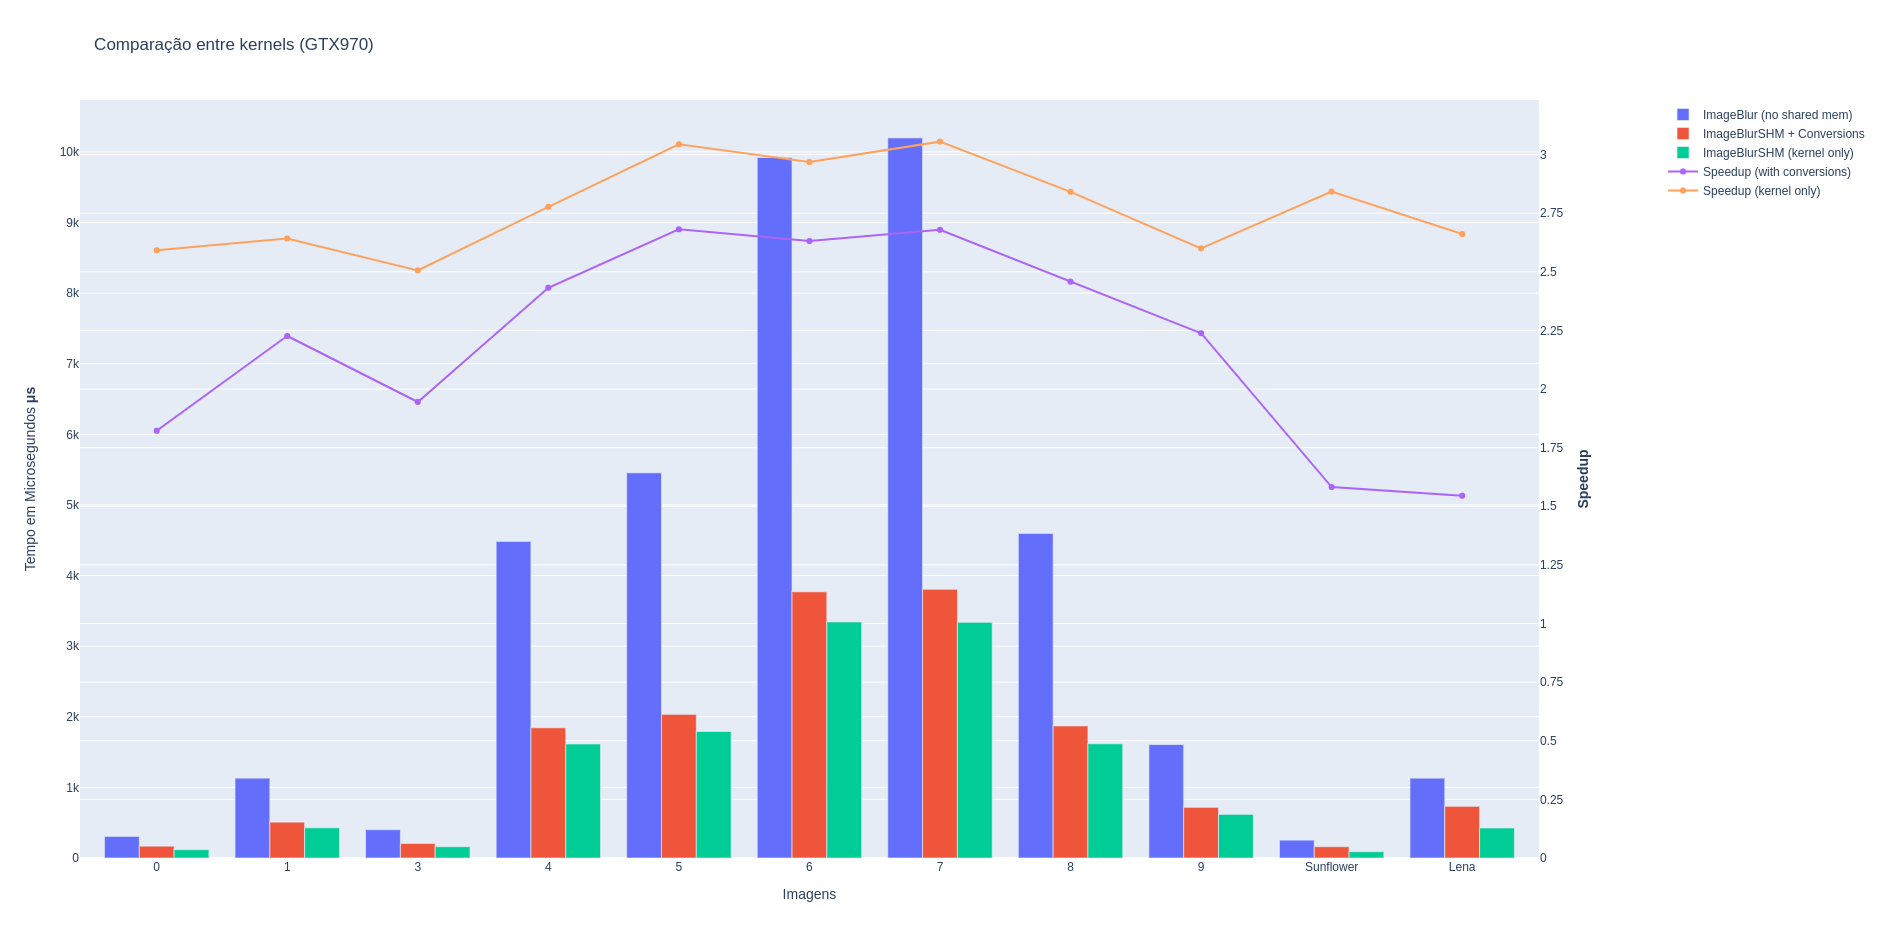

Write Python code to recreate this figure.
import plotly.graph_objects as go
from plotly.subplots import make_subplots

# Create figure with secondary y-axis
fig = make_subplots(specs=[[{"secondary_y": True}]])

# Add traces
fig.add_trace(
    go.Bar(
        x=["0","1","3","4","5","6","7","8","9","Sunflower","Lena"], 
        y=[305.920, 1131.008, 400.896, 4483.840, 5455.104, 9920.768, 10198.016, 4596.992, 1606.912, 253.184, 1130.752], 
        name="ImageBlur (no shared mem)"),
        secondary_y=False,
)

fig.add_trace(
    go.Bar(
        x=["0","1","3","4","5","6","7","8","9","Sunflower","Lena"], 
        y=[167.936, 508.160, 206.080, 1843.968, 2034.944, 3770.112, 3805.952, 1870.080, 718.080, 160.000, 731.904], 
        name="ImageBlurSHM + Conversions"),
        secondary_y=False,
)

fig.add_trace(
    go.Bar(
        x=["0","1","3","4","5","6","7","8","9","Sunflower","Lena"], 
        y=[118.016, 428.032, 160.000, 1614.848, 1792.000, 3343.104, 3337.984, 1617.920, 617.984, 89.088, 424.960], 
        name="ImageBlurSHM (kernel only)"),
        secondary_y=False,
)

fig.add_trace(
    go.Scatter(x=["0","1","3","4","5","6","7","8","9","Sunflower","Lena"], 
    y=[1.822, 2.226, 1.945, 2.432, 2.681, 2.631, 2.679, 2.458, 2.238, 1.582, 1.545], 
    name="Speedup (with conversions)"),
    secondary_y=True,
)

fig.add_trace(
    go.Scatter(x=["0","1","3","4","5","6","7","8","9","Sunflower","Lena"], 
    y=[2.592, 2.642, 2.506, 2.777, 3.044, 2.968, 3.055, 2.841, 2.600, 2.842, 2.661], 
    name="Speedup (kernel only)"),
    secondary_y=True,
)

# Add figure title
fig.update_layout(
    title_text="Comparação entre kernels (GTX970)",
)

# Set x-axis title
fig.update_xaxes(
    title_text="Imagens",
    type='category'
)

# Set y-axes titles
fig.update_yaxes(
    title_text="Tempo em Microsegundos <b>μs</b>", 
    tick0=0, 
    dtick=1000,
    rangemode="tozero",
    secondary_y=False,
    )
fig.update_yaxes(
    title_text="<b>Speedup</b>", 
    tick0=0, 
    dtick=0.25,
    rangemode="tozero",
    secondary_y=True
)

fig.show()
